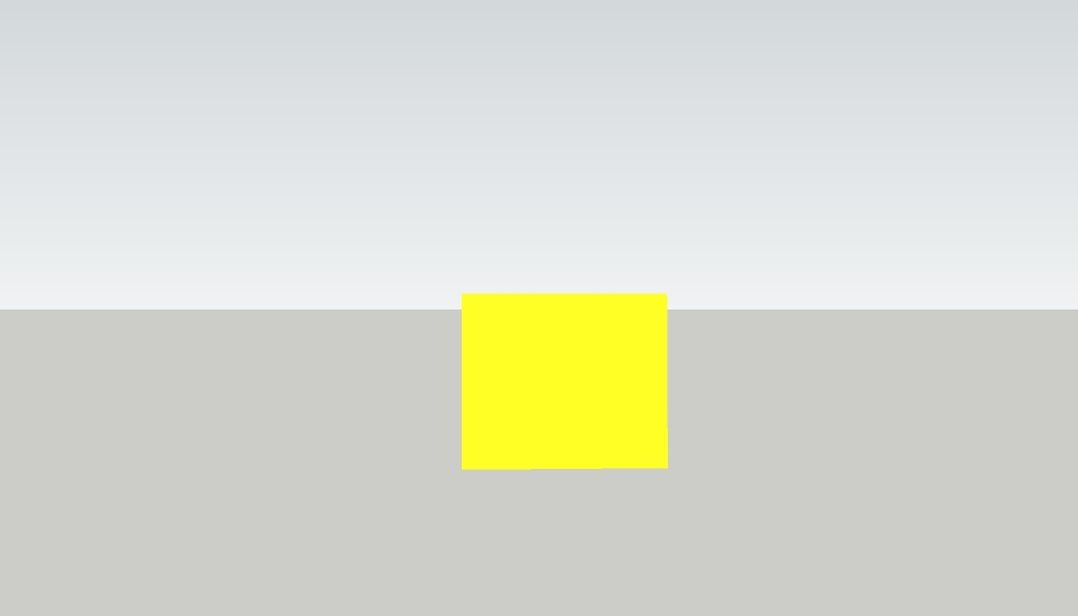
#> input picture CalibrationImages/Cube01.jpg, 1078 x 616 px, found by its file name
$ python TaskH_-_OpenCVContourCalculations2_robert.py
#> lines starting #> are read from the running program, lines starting #| are printed output that depends on the picture; after the words box and inside, x2 and y2 are one past the last pixel; in counts of white or black regions, pixels touching at a corner belong together
# This is a pseudo code file for Merge Robotics, 2020, Infinite Recharge
# This is task H - > OpenCV "Contour Calculations."  Not sure if it is clear by now,
# but OpenCV can do a lot of things, we need to understand what it offers to complete
# our vision code.  For a given single contour, (meaning it was imaged and masked and
# converted to a coordinate array), you need to be able to use a number of OpenCV functions.
# Please experiment with the following, easiest is to simply draw them back to a blank image
# or on top of original.

# - moments, contour area, contour perimeter, contour approximation, bounding rectangles,
# minimum enclosing circle, fitting elipse, fitting line, etc.

# useful links
# https://docs.opencv.org/3.4.7/dd/d49/tutorial_py_contour_features.html
# https://docs.opencv.org/3.4.7/d1/d32/tutorial_py_contour_properties.html

# Imports!
# Python - import modules of code as required (OpenCV here)
import cv2
import numpy as np
import sys

print("Using python version {0}".format(sys.version))
print("Using OpenCV Version = ", cv2.__version__)
print()

# define a string variable for the path to the file
# This gives an error
# filename = 'C:\Bob\FRC\FRC-2020\Vision2020-Curriculum\Week 1\images_green_tape_rl\IMG_6593_green_tape_scaled.jpg'
filename = 'C:\Bob\FRC\FRC-2020\Vision2020-Curriculum\CalibrationImages\Cube01.jpg'

# load a color image using string
img = cv2.imread(filename, cv2.IMREAD_COLOR)
#> img is the input picture: shape (616, 1078, 3); mean B, G, R 206.7, 219.6, 217.2

# display the color image to screen
cv2.imshow('image',img)

# Convert BGR to HSV
hsv = cv2.cvtColor(img, cv2.COLOR_BGR2HSV)
#> hsv: shape (616, 1078, 3); mean H, S, V 68.3, 18.1, 220.8

# Original
#low_green = np.array([25, 52, 72])
#high_green = np.array([102, 255, 255])
#Brian
low_green = np.array([28, 150, 150])
high_green = np.array([32, 255, 255])


mask = cv2.inRange(hsv, low_green, high_green)
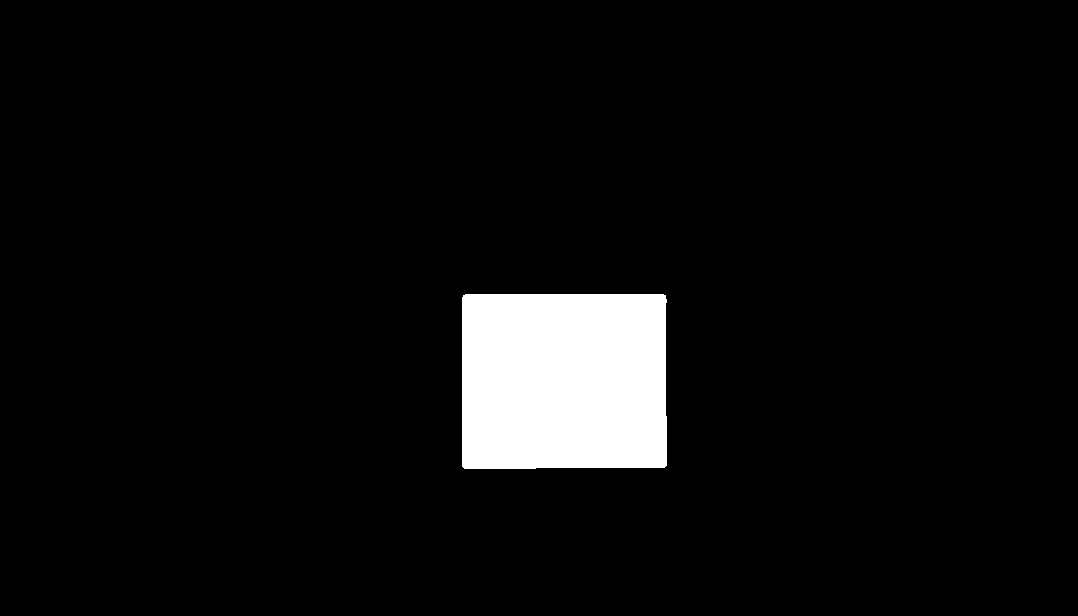
#> mask: shape (616, 1078); 5.4% white; 1 white region
imgMasked = cv2.bitwise_and(img, img, mask = mask)
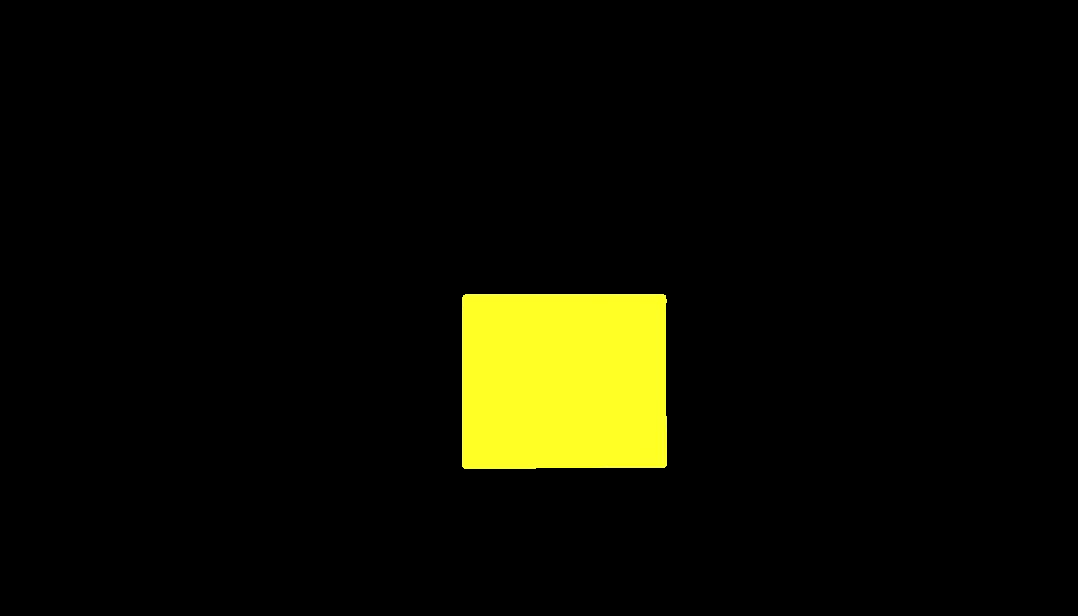
#> imgMasked: shape (616, 1078, 3); mean B, G, R 2.1, 13.7, 13.7

# display the masked images to screen
cv2.imshow('mask', mask)
#cv2.imshow('imageMasked', imgMasked)

im2 = img.copy()
contours,hierarchy = cv2.findContours(mask, cv2.RETR_TREE, cv2.CHAIN_APPROX_SIMPLE)
#> contours = 1 contour; box (x1, y1, x2, y2) and area: (462, 294, 667, 469) 35238

#cv2.imshow('im2', im2)

print("contours:", contours)
#> (printed output is left out)
print("hierarchy:", hierarchy)
#| hierarchy: [[[-1 -1 -1 -1]]]
print("number of contours:", len(contours))
#| number of contours: 1

cv2.drawContours(img, contours, -1, (0,0,255), 10)
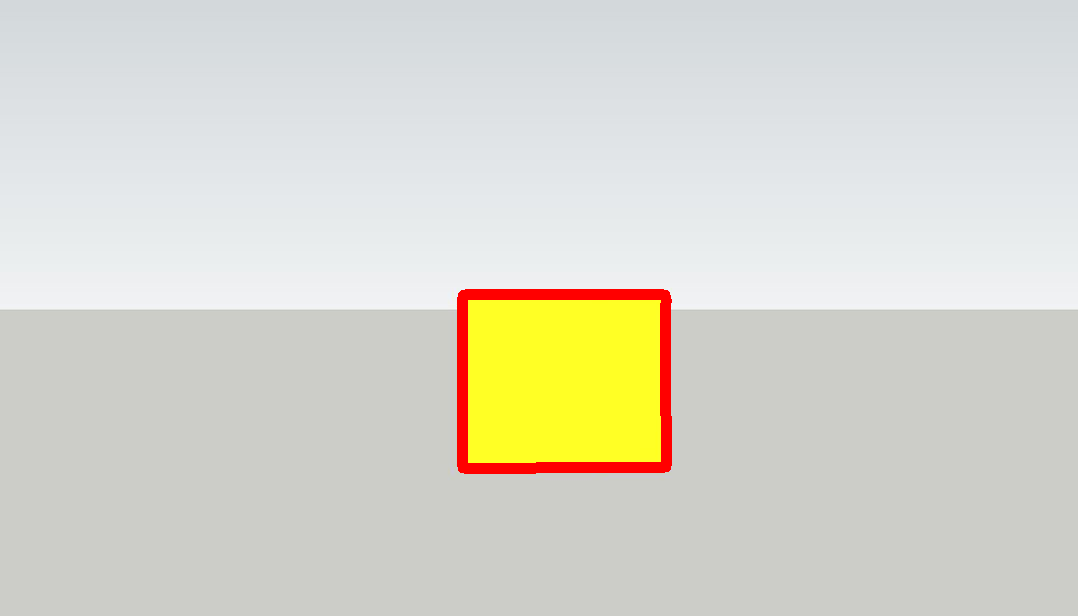
#> img: shape (616, 1078, 3); 1.24% of pixels changed, all inside (x1, y1, x2, y2) = (457, 289, 672, 474)
cv2.imshow('image with contours', img)

cnt = contours[0]
#> cnt = contour of 20 points, box (x1, y1, x2, y2) (462, 294, 667, 469), area 35238
M = cv2.moments(cnt)
#> M = moments, m00 35238.5, centre m10/m00, m01/m00 = (563.5, 380.8)
print( M )
#> (printed output is left out)

cx = int(M['m10']/M['m00'])
#> cx = 563
cy = int(M['m01']/M['m00'])
#> cy = 380

img2 = img.copy();

cv2.line(img2, (cx-10,cy-10), (cx+10,cy+10), (0,255,0),2)
#> img2: shape (616, 1078, 3); 0.02% of pixels changed, all inside (x1, y1, x2, y2) = (552, 369, 575, 392)
cv2.line(img2, (cx-10,cy+10), (cx+10,cy-10), (0,255,0),2)
#> img2: shape (616, 1078, 3); mean B, G, R 205.4, 216.6, 217.3

cv2.imshow('img2', img2)

area = cv2.contourArea(cnt)
#> area = 35238.5
print('area=',area)
#| area= 35238.5

# wait for user input to close
cv2.waitKey(0)

#// cleanup and exit
cv2.destroyAllWindows()
